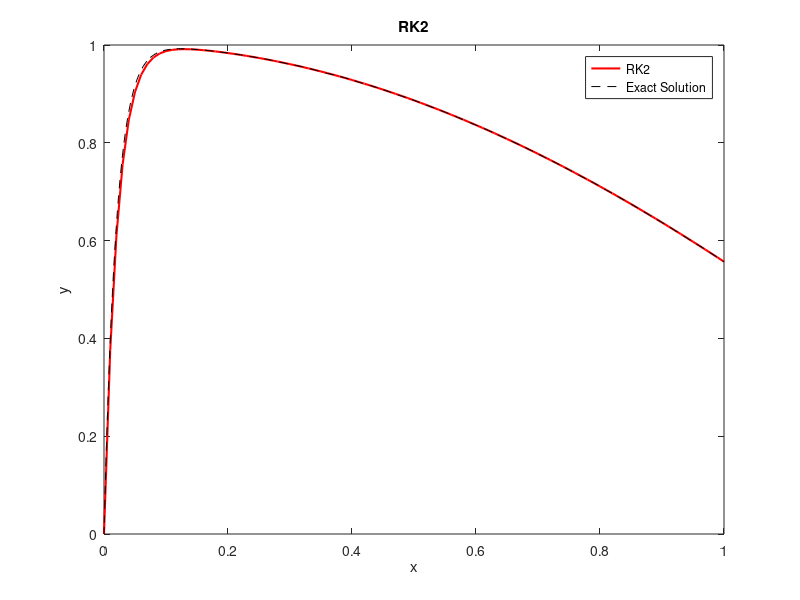

Source code (MATLAB):
clc; clear all; close all;
f = @(x,y) (-50*(y-cos(x)));
h = 0.01;
N = 1/h;
x = linspace(0,1,N+1);
y = zeros(1,N+1);
y(1) = 0;
for n = 1:N
    k1 = h*f(x(n),y(n));
    k2 = h*f(x(n)+(h/2),y(n)+(k1/2));
    y(n+1) = y(n) + k2;
end
figure
plot(x,y,'r','LineWidth',1.5)
hold on

xspan = [0 1];
y0 = 0;
h = 0.01;
N = 1/h;
[x,y] = ode45(@(x,y) f(x,y), xspan, y0);
plot(x,y,'--k')
legend('RK2', 'Exact Solution')
title('RK2')
xlabel('x')
ylabel('y')